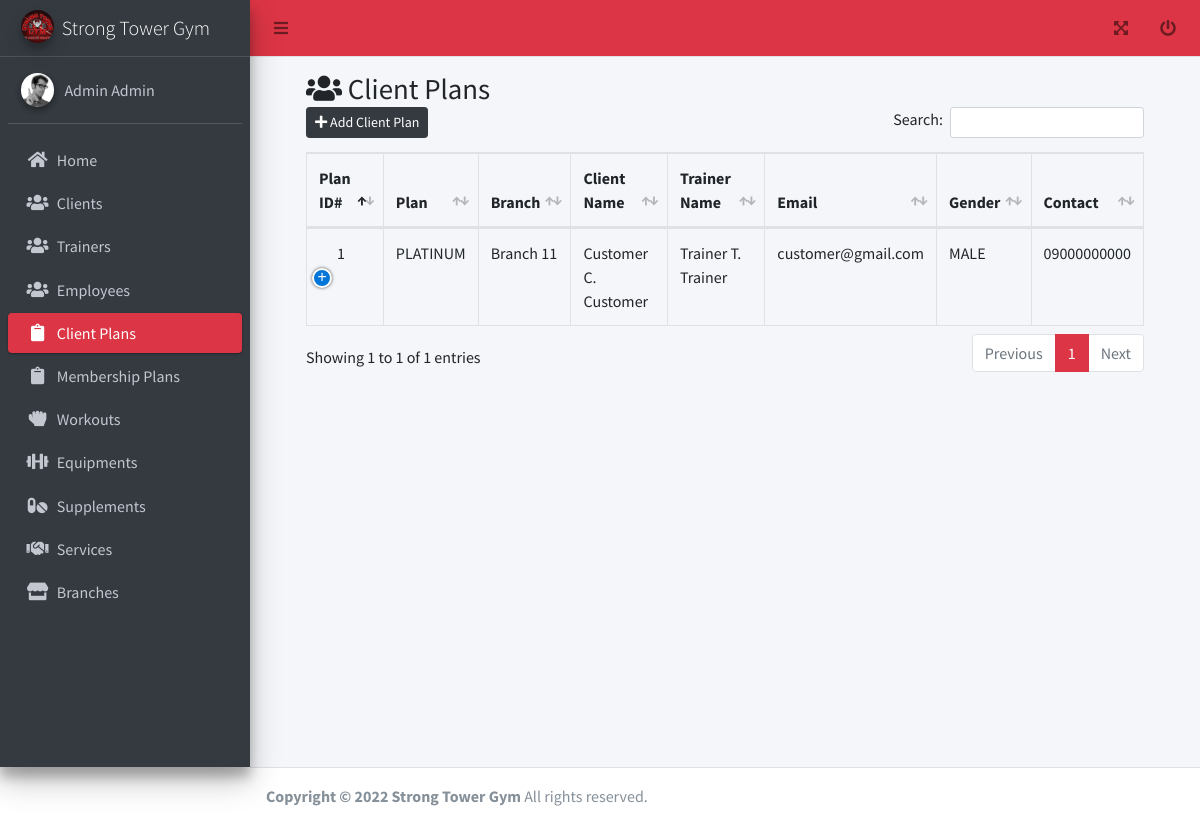
The page /admin/client_plans.php (signed in) on the database as committed earlier.
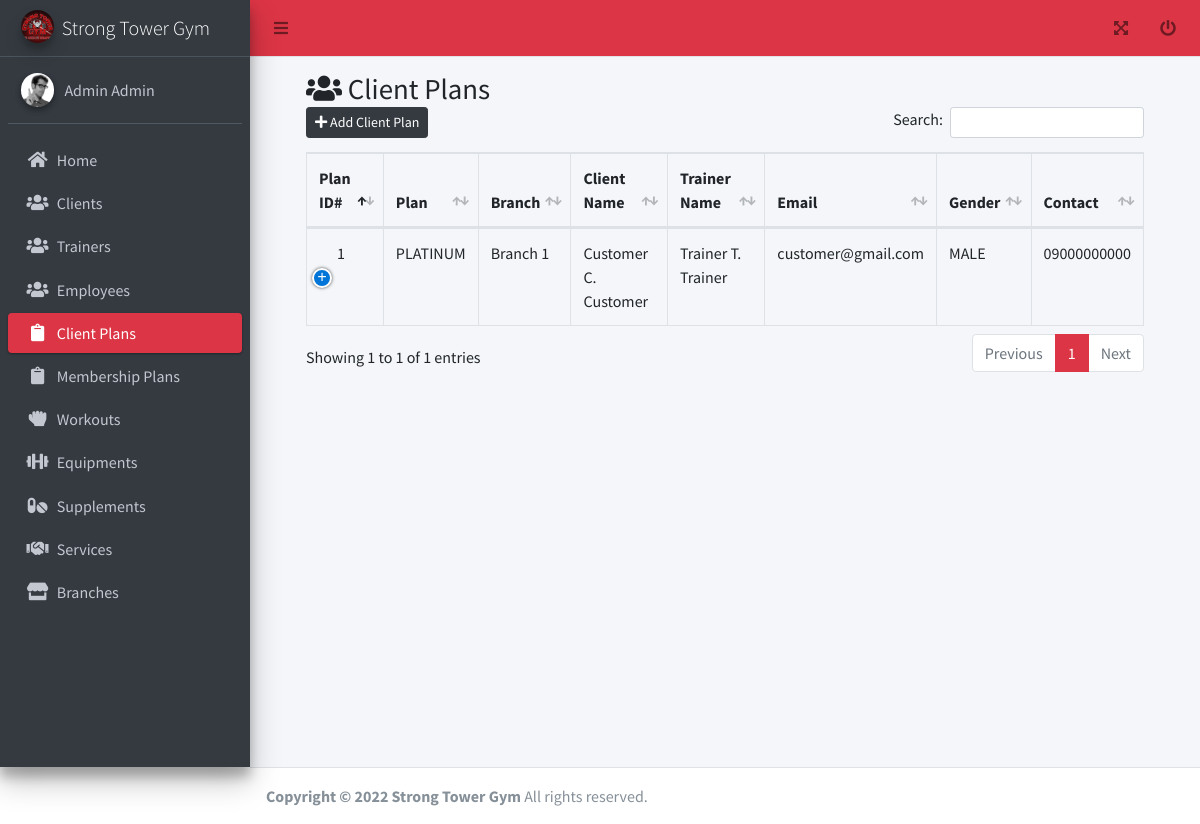
The same page on the database as committed later.
### tables this page shows
CREATE TABLE `tbl_client_plan` (
  `id` int(11) NOT NULL AUTO_INCREMENT,
  `client_id` int(11) DEFAULT NULL,
  `plan_id` int(11) DEFAULT NULL,
  `trainer_id` int(11) DEFAULT NULL,
  `expiration_date` date DEFAULT NULL,
  `created_date` datetime DEFAULT current_timestamp(),
  `updated_date` datetime DEFAULT current_timestamp(),
  `deleted_flag` tinyint(4) DEFAULT 0,
  PRIMARY KEY (`id`)
);

CREATE TABLE `tbl_branch` (
  `id` int(11) NOT NULL AUTO_INCREMENT,
  `name` varchar(255) DEFAULT NULL,
  `description` text DEFAULT NULL,
  `created_date` datetime DEFAULT current_timestamp(),
  `updated_date` datetime DEFAULT current_timestamp(),
  `deleted_flag` tinyint(4) DEFAULT 0,
  `sub_title` text DEFAULT NULL,
  PRIMARY KEY (`id`)
);

CREATE TABLE `tbl_plan` (
  `id` int(11) NOT NULL AUTO_INCREMENT,
  `name` varchar(45) DEFAULT NULL,
  `per_month` varchar(45) DEFAULT NULL,
  `per_session` varchar(45) DEFAULT NULL,
  `description` text DEFAULT NULL,
  `deleted_flag` tinyint(4) DEFAULT 0,
  `backup` text DEFAULT NULL,
  PRIMARY KEY (`id`)
);

CREATE TABLE `tbl_user_info` (
  `id` int(11) NOT NULL AUTO_INCREMENT,
  `first_name` varchar(255) DEFAULT NULL,
  `middle_name` varchar(45) DEFAULT NULL,
  `last_name` varchar(45) DEFAULT NULL,
  `gender_id` int(11) DEFAULT NULL,
  `contact_no` varchar(45) DEFAULT NULL,
  `picture` varchar(255) DEFAULT 'default.jpg',
  `created_date` datetime DEFAULT current_timestamp(),
  `updated_date` datetime DEFAULT current_timestamp(),
  `deleted_flag` tinyint(4) DEFAULT 0,
  `address` varchar(45) DEFAULT NULL,
  PRIMARY KEY (`id`)
);

CREATE TABLE `tbl_user` (
  `id` int(11) NOT NULL AUTO_INCREMENT,
  `username` varchar(255) DEFAULT NULL,
  `email` varchar(255) DEFAULT NULL,
  `password` varchar(255) DEFAULT NULL,
  `branch_id` int(11) DEFAULT NULL,
  `access_id` int(11) DEFAULT NULL,
  `client_plan_id` int(11) DEFAULT 0,
  `plan_expiration_date` date DEFAULT NULL,
  `verified` tinyint(4) DEFAULT 0,
  `created_date` datetime DEFAULT current_timestamp(),
  `updated_date` datetime DEFAULT current_timestamp(),
  `deleted_flag` tinyint(4) DEFAULT 0,
  `access` varchar(45) DEFAULT NULL,
  PRIMARY KEY (`id`)
);

CREATE TABLE `tbl_gender` (
  `id` int(11) NOT NULL AUTO_INCREMENT,
  `name` varchar(45) DEFAULT NULL,
  `created_date` datetime DEFAULT current_timestamp(),
  `updated_date` datetime DEFAULT current_timestamp(),
  `deleted_flag` tinyint(4) DEFAULT 0,
  PRIMARY KEY (`id`)
);

### functions.php (called while the page is built, shortened)
<?php
function get_list($sql)
{
  $data = array();
  $result = mysqli_query($_SESSION['conn'], $sql);
  while ($row = mysqli_fetch_assoc($result)) {
    $data[] = $row;
  }
  return $data;
}

### admin/client_plans.php (the view, shortened to what this page needs)
<?php include('header.php'); ?>
<link rel="stylesheet" href="../adminlte/plugins/datatables-bs4/css/dataTables.bootstrap4.min.css">
<link rel="stylesheet" href="../adminlte/plugins/datatables-responsive/css/responsive.bootstrap4.min.css">
<link rel="stylesheet" href="../adminlte/plugins/datatables-buttons/css/buttons.bootstrap4.min.css">
<div>
  <div class="content-wrapper">
    <div class="content-header">
      <div class="container-fluid" id="content">
        <div class="row mb-2">
          <div class="col-sm-12">
            <h1 class="m-0"><i class="fa fa-users"></i> Client Plans</h1>
          </div>
          <div class="col-sm-12">
            <table id="example2" class="table table-bordered table-hover dataTable dtr-inline" aria-describedby="example2_info">
              <thead>
                <tr>
                  <th>Plan ID#</th>
                  <th>Plan</th>
                  <th>Branch</th>
                  <th>Client Name</th>
                  <th>Trainer Name</th>
                  <th>Email</th>
                  <th>Gender</th>
                  <th>Contact</th>
                </tr>
              </thead>
              <tbody>
                <?php $where = in_array($_SESSION['user']->access_id, array(2, 3, 4)) ? " and u.branch_id = '" . $_SESSION['user']->branch_id . "'" : ""; ?>
                <?php foreach (get_list("select tp.name as 'plan',b.name as `branch`,g.name as `gender`,UPPER(a.name) as 'access',ui.*,u.*,ui2.first_name as `t_first_name`,ui2.middle_name as `t_middle_name`, ui2.last_name as `t_last_name`,tc.id from tbl_client_plan tc inner join tbl_user u on u.id = tc.client_id inner join tbl_user_info ui on ui.id = u.id inner join tbl_access a on a.id = u.access_id inner join tbl_gender g on g.id = ui.gender_id inner join tbl_branch b on b.id = u.branch_id inner join tbl_plan tp on tp.id = tc.plan_id  inner join tbl_user_info ui2 on ui2.id = tc.trainer_id where u.access_id = 5 and tc.deleted_flag = 0 $where") as $res) { ?>
                  <td><?php echo $res['id']; ?></td>
                  <td><?php echo strtoupper($res['plan']); ?></td>
                  <td><?php echo ucfirst($res['branch']); ?></td>
                  <td><?php echo ucwords($res['first_name'] . ' ' . $res['middle_name'][0] . '. ' . $res['last_name']); ?></td>
                  <td><?php echo ucwords($res['t_first_name'] . ' ' . $res['t_middle_name'][0] . '. ' . $res['t_last_name']); ?></td>
                  <td><?php echo $res['email']; ?></td>
                  <td><?php echo strtoupper($res['gender']); ?></td>
                  <td><?php echo $res['contact_no']; ?></td>
                <?php } ?>
              </tbody>
            </table>
          </div>
        </div>
      </div>
    </div>
  </div>
</div>
</div>
<?php include('footer.php'); ?>

Rows that differ between the two databases and show on the page:
changed through a linked row, tbl_client_plan "PLATINUM": tbl_branch.name "Branch 11" → "Branch 1"
